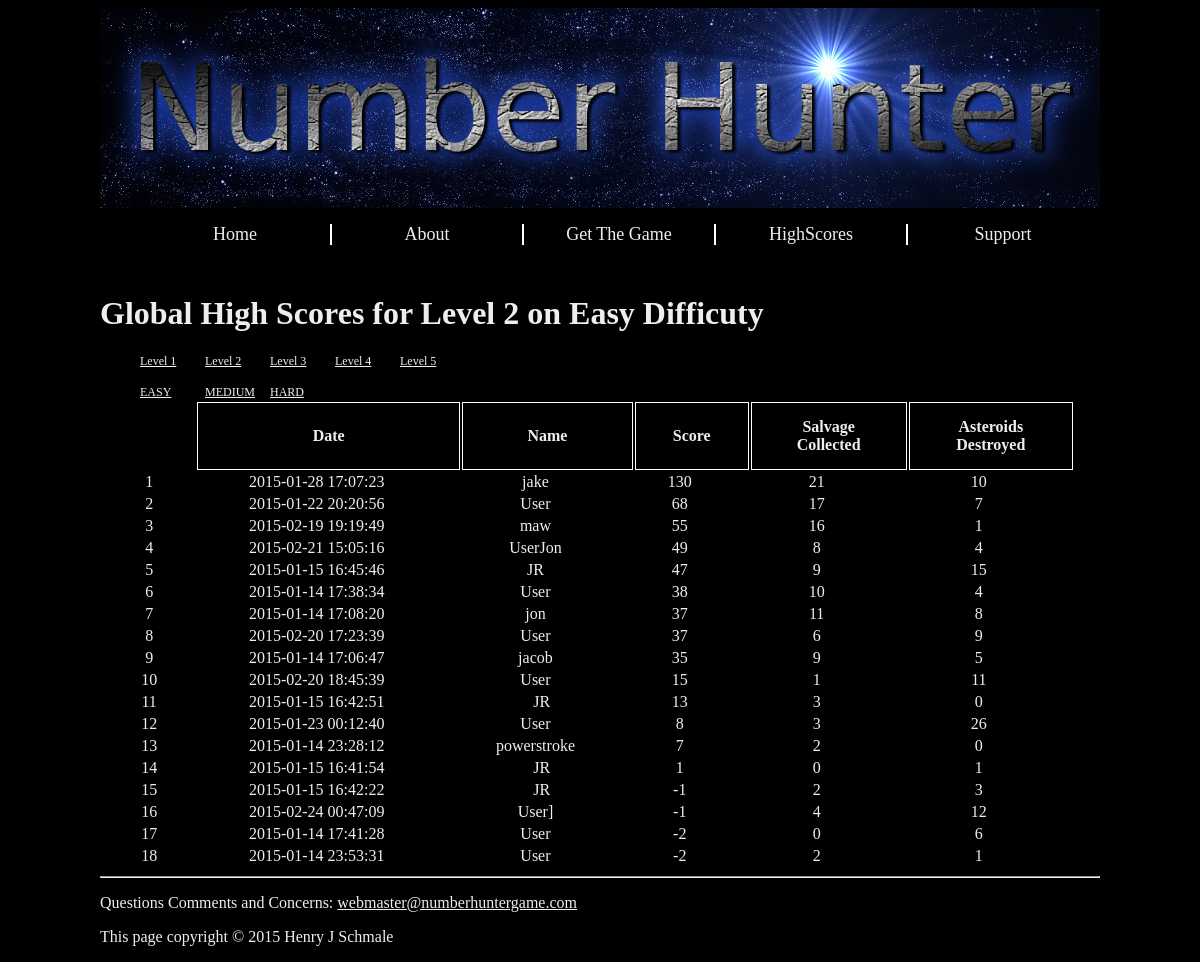
The page /highscores.php?Level=2&diff=0 on the database its author committed.
### tables this page shows
CREATE TABLE "Lvl2Scores" (
	`ID`	INTEGER NOT NULL PRIMARY KEY AUTOINCREMENT,
	`DATE`	timestamp NOT NULL,
	`NAME`	text,
	`SCORE`	INTEGER DEFAULT NULL,
	`SALVAGE_COLLECTED`	INTEGER DEFAULT NULL,
	`ASTEROIDS_DESTROYED`	INTEGER DEFAULT NULL,
	`DIFFICULTY`	INTEGER DEFAULT NULL
);

### Includes/connectDB.php (called while the page is built, shortened)
<?php
function getHiS_Tb_Name($level) {
    return "Lvl" . "$level" . "Scores";
}
?>

### highscores.php (the view, shortened to what this page needs)
<?php
	include_once("Includes/connectDB.php");
?>
<html>
<head>
</head>
<body>
	<div id="page-container">
		<div id="header">
			<img src="Img/header.jpg" alt="header.jpg">
		</div>
		<div id="navbar">
			<ul>
				<li><a href="/index.php">Home</a></li>
				<li><a href="/about.php">About</a></li>
				<li><a href="/getGame.php">Get The Game</a></li>
				<li><a href="/highscores.php?Level=1&diff=0">HighScores</a></li>
				<li class="last"><a href="/support.php">Support</a></li>
			</ul>
		</div>
		<div id="main-content">
			<?php
				$lvl = $_GET['Level'];
				$diff = $_GET['diff'];
				echo "<h1>Global High Scores for Level $lvl on ";
				switch($diff){
					case 0:
						echo "Easy ";
						break;
				}
				echo "Difficuty</h1>";
			echo "<ul class=\"minimenu\">";
				echo "<li><a href=\""."/highscores.php?Level=1&diff=$diff\">Level 1</a></li>";
				echo "<li><a href=\""."/highscores.php?Level=2&diff=$diff\">Level 2</a></li>";
				echo "<li><a href=\""."/highscores.php?Level=3&diff=$diff\">Level 3</a></li>";
				echo "<li><a href=\""."/highscores.php?Level=4&diff=$diff\">Level 4</a></li>";
				echo "<li><a href=\""."/highscores.php?Level=5&diff=$diff\">Level 5</a></li>";
			echo "</ul>";
			echo "<ul class=\"minimenu\">";
				echo "<li><a href=\"highscores.php?Level=$lvl&diff=0\">EASY</a></li>";
				echo "<li><a href=\"highscores.php?Level=$lvl&diff=1\">MEDIUM</a></li>";
				echo "<li><a href=\"highscores.php?Level=$lvl&diff=2\">HARD</a></li>";
			echo "</ul>";
			?>
			<table id="Highscores">
				<tr>
					<td></td>
					<th>Date</th>
					<th>Name</th>
					<th>Score</th>
					<th>Salvage <br/> Collected</th>
					<th>Asteroids <br/> Destroyed</th>
				</tr>
				<?php
 					$tbName = getHiS_Tb_Name($lvl);
					$sql = "Select DATE, NAME, SCORE, SALVAGE_COLLECTED, ASTEROIDS_DESTROYED from $tbName where DIFFICULTY=$diff order by SCORE DESC LIMIT 100;";
					$result = $dbConn->query($sql);
					$x = 1;
					foreach($result as $row) {
						echo "<td class=\"RowNum\">".$x."</td><td>".$row["DATE"]."</td>";
						echo "<td>".$row["NAME"]."</td><td>".$row["SCORE"]."</td><td>".$row["SALVAGE_COLLECTED"];
						echo "</td><td>".$row["ASTEROIDS_DESTROYED"]."</td></tr>\n";
						$x = $x + 1;
					}
				?>
			</table>
		</div>
		<?
			include("Includes/Footer.php");
		?>
	</div>
</body>
</html>

### Style/MainStyle.css (style rules this page uses)
body { background-color: #000; color: #EEE; }
a { color: #EEE; }
div#page-container { width: 1000px; margin: 0 auto; }
div#header { width: 1000px; min-height: 200px; margin:0 auto; background-color: #555; }
div#navbar { width: 1000px; min-height: 50px; }
div#navbar li { width: 170px; float: left; list-style: none; padding-right: 10px; padding-left: 10px; font-size: 18px; border-right: 2px solid #FFF; text-align: center; }
div#navbar li.last { border-right: none; }
div#navbar a { font-size: 18px; color: #EEE; width: auto; text-decoration: none; }
div#main-content { width: 1000px; min-height: 100px; }
ul.minimenu { width: 500px; }
ul.minimenu li { width: 50px; padding-right: 15px; font-size: 12px; float: left; list-style: none; }
table#Highscores { width: 950px; margin: 0 auto; }
td.RowNum { border: none; text-align: left; padding-right: 5px; }
table#Highscores td { padding-right: 25px; text-align: center; }
table#AvailDownloads td, th { border: 1px solid #FFF; border-collapse: collapse; padding: 15px; }

### rows shown on the page
lvl2scores: DATE "2015-01-28 17:07:23", NAME "jake", SCORE "130", SALVAGE_COLLECTED "21", ASTEROIDS_DESTROYED "10"
lvl2scores: DATE "2015-01-22 20:20:56", NAME "User", SCORE "68", SALVAGE_COLLECTED "17", ASTEROIDS_DESTROYED "7"
lvl2scores: DATE "2015-02-19 19:19:49", NAME "maw", SCORE "55", SALVAGE_COLLECTED "16", ASTEROIDS_DESTROYED "1"
lvl2scores: DATE "2015-02-21 15:05:16", NAME "UserJon", SCORE "49", SALVAGE_COLLECTED "8", ASTEROIDS_DESTROYED "4"
lvl2scores: DATE "2015-01-15 16:45:46", NAME "JR", SCORE "47", SALVAGE_COLLECTED "9", ASTEROIDS_DESTROYED "15"
lvl2scores: DATE "2015-01-14 17:38:34", NAME "User", SCORE "38", SALVAGE_COLLECTED "10", ASTEROIDS_DESTROYED "4"
lvl2scores: DATE "2015-01-14 17:08:20", NAME "jon", SCORE "37", SALVAGE_COLLECTED "11", ASTEROIDS_DESTROYED "8"
lvl2scores: DATE "2015-02-20 17:23:39", NAME "User", SCORE "37", SALVAGE_COLLECTED "6", ASTEROIDS_DESTROYED "9"
lvl2scores: DATE "2015-01-14 17:06:47", NAME "jacob", SCORE "35", SALVAGE_COLLECTED "9", ASTEROIDS_DESTROYED "5"
lvl2scores: DATE "2015-02-20 18:45:39", NAME "User", SCORE "15", SALVAGE_COLLECTED "1", ASTEROIDS_DESTROYED "11"
lvl2scores: DATE "2015-01-15 16:42:51", NAME "\bJR", SCORE "13", SALVAGE_COLLECTED "3", ASTEROIDS_DESTROYED "0"
lvl2scores: DATE "2015-01-23 00:12:40", NAME "User", SCORE "8", SALVAGE_COLLECTED "3", ASTEROIDS_DESTROYED "26"
lvl2scores: DATE "2015-01-14 23:28:12", NAME "powerstroke", SCORE "7", SALVAGE_COLLECTED "2", ASTEROIDS_DESTROYED "0"
lvl2scores: DATE "2015-01-15 16:41:54", NAME "\bJR", SCORE "1", SALVAGE_COLLECTED "0", ASTEROIDS_DESTROYED "1"
lvl2scores: DATE "2015-01-15 16:42:22", NAME "\bJR", SCORE "-1", SALVAGE_COLLECTED "2", ASTEROIDS_DESTROYED "3"
lvl2scores: DATE "2015-02-24 00:47:09", NAME "User]", SCORE "-1", SALVAGE_COLLECTED "4", ASTEROIDS_DESTROYED "12"
lvl2scores: DATE "2015-01-14 17:41:28", NAME "User", SCORE "-2", SALVAGE_COLLECTED "0", ASTEROIDS_DESTROYED "6"
lvl2scores: DATE "2015-01-14 23:53:31", NAME "User", SCORE "-2", SALVAGE_COLLECTED "2", ASTEROIDS_DESTROYED "1"

### other values the page prints
$lvl "2"
